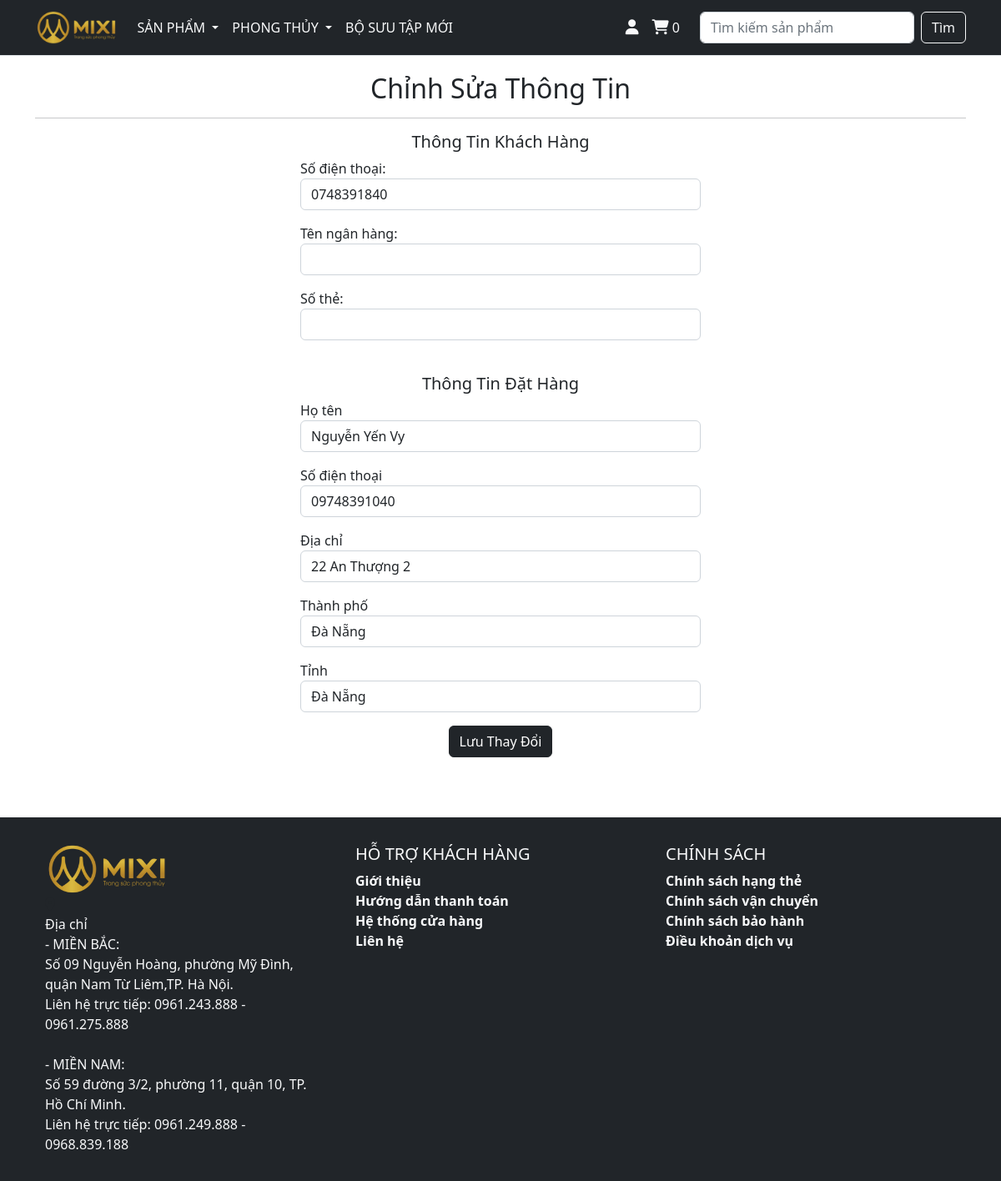
The page /update-info/ (signed in) on the database its author committed.
### store/models.py (models this page shows, shortened)
class Profile(models.Model):
  user = models.ForeignKey(User, on_delete=models.CASCADE)
  phone = models.CharField(max_length=20, blank=True, null=True)
  bank = models.CharField(max_length=100, blank=True)
  card_number = models.CharField(max_length=20, blank=True)
  old_cart = models.CharField(max_length=200, blank=True, null=True)

### payment/models.py (models this page shows, shortened)
class ShippingAddress(models.Model):
  user = models.ForeignKey(User, on_delete=models.CASCADE, null=True, blank=True)
  shipping_full_name = models.CharField(max_length=255)
  shipping_phone = models.CharField(max_length=255)
  shipping_address = models.CharField(max_length=255)
  shipping_city = models.CharField(max_length=50)
  shipping_state = models.CharField(max_length=50)
  class Meta:
    verbose_name_plural = "Shipping Address"

### store/views.py (the view)
# urls.py: path('update-info/', views.update_info, name = 'update-info'),
def update_info(request):
  title = 'Chỉnh Sửa Thông Tin'
  if request.user.is_authenticated:
    current_user = Profile.objects.get(user__id = request.user.id)
    shipping_user = ShippingAddress.objects.get(user__id=request.user.id)
    form = UserInfoForm(request.POST or None, instance=current_user)
    shipping_form = ShippingForm(request.POST or None, instance=shipping_user)
    if form.is_valid() or shipping_form.is_valid():
      form.save()
      shipping_form.save()
      messages.success(request, 'Sửa Thông Tin Thành Công')
      return redirect('account')
    context = {'title': title,
               'form': form ,
               'shipping_form': shipping_form}
    return render (request, 'pages/update_info.html', context)
  else:
    return redirect('/')

### store/forms.py
class UserInfoForm(forms.ModelForm):
  phone = forms.CharField(label="Số điện thoại", widget=forms.TextInput(attrs={'class':'form-control'}), required=False)
  bank = forms.CharField(label="Tên ngân hàng", widget=forms.TextInput(attrs={'class':'form-control'}), required=False)
  card_number = forms.CharField(label="Số thẻ", widget=forms.TextInput(attrs={'class':'form-control'}), required=False)
  class Meta:
    model = Profile
    fields = ('phone', 'bank', 'card_number')

### cart/context_processors.py (called while the page is built)
def cart(request):
  return {'cart': Cart(request)}

### cart/utils.py (called while the page is built)
  def __len__(self):
    return sum(self.cart.values())

### templates/pages/update_info.html (shortened to what this page needs)
{% extends '../layouts/base.html' %}
{% block main %}
<h2 style="text-align: center; margin-top: 20px;">Chỉnh Sửa Thông Tin</h2>
<hr>
<form method="POST">
  <div class="d-flex justify-content-center">
    <div style="width: 40vw;">
      <h5 style="text-align: center;">Thông Tin Khách Hàng</h5>
      {{ form.as_p }}
      <br>
      <h5 style="text-align: center;">Thông Tin Đặt Hàng</h5>
      <p>
        <label for="">Họ tên</label>
        {{ shipping_form.shipping_full_name }}
      </p>
      <p>
        <label for="">Số điện thoại</label>
        {{ shipping_form.shipping_phone }}
      </p>
      <p>
        <label for="">Địa chỉ</label>
        {{ shipping_form.shipping_address }}
      </p>
      <p>
        <label for="">Thành phố</label>
        {{ shipping_form.shipping_city }}
      </p>
      <p>
        <label for="">Tỉnh</label>
        {{ shipping_form.shipping_state }}
      </p>
      <center>
        <button type="submit" class="btn btn-dark">Lưu Thay Đổi</button>
      </center>
    </div>
  </div>
</form>
<br><br><br>
{% endblock %}

### rows shown on the page
Profile: phone "0748391840"
ShippingAddress: shipping_full_name "Nguyễn Yến Vy", shipping_phone "09748391040", shipping_address "22 An Thượng 2", shipping_city "Đà Nẵng", shipping_state "Đà Nẵng"

### other values the page prints
{{ cart | length }} "0"
